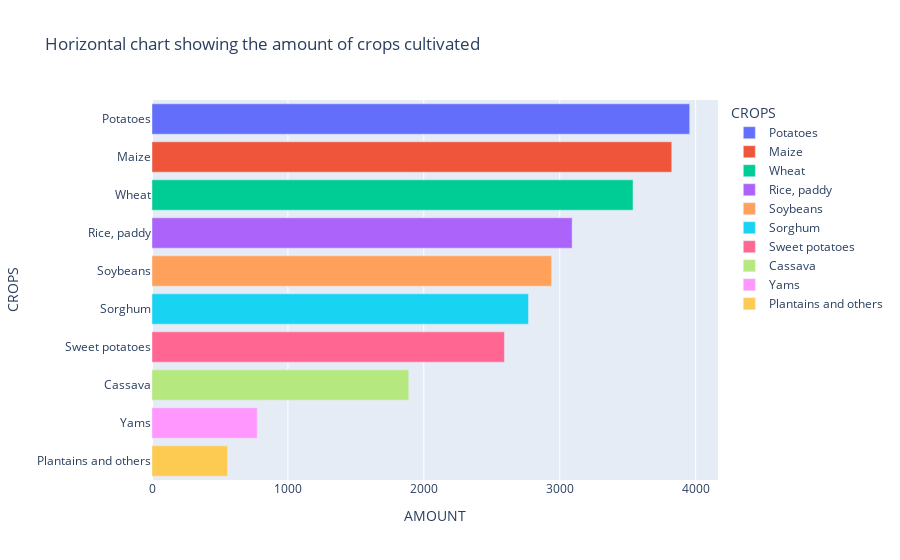

Notebook code cell kept with this figure:
### Code cell
px.bar(crops, x="AMOUNT", y="CROPS", title="Horizontal chart showing the amount of crops cultivated", color="CROPS")

### Figure 1 — Plotly figure (JSON) as saved in the notebook; plotly's stock layout.template omitted (floating-point values rounded to 4 significant figures)
{"data": [{"hovertemplate": "CROPS=%{y}<br>AMOUNT=%{x}<extra></extra>", "legendgroup": "Potatoes", "marker": {"color": "#636efa", "pattern": {"shape": ""}}, "name": "Potatoes", "orientation": "h", "showlegend": true, "textposition": "auto", "type": "bar", "x": [3956], "xaxis": "x", "y": ["Potatoes"], "yaxis": "y"}, {"hovertemplate": "CROPS=%{y}<br>AMOUNT=%{x}<extra></extra>", "legendgroup": "Maize", "marker": {"color": "#EF553B", "pattern": {"shape": ""}}, "name": "Maize", "orientation": "h", "showlegend": true, "textposition": "auto", "type": "bar", "x": [3824], "xaxis": "x", "y": ["Maize"], "yaxis": "y"}, {"hovertemplate": "CROPS=%{y}<br>AMOUNT=%{x}<extra></extra>", "legendgroup": "Wheat", "marker": {"color": "#00cc96", "pattern": {"shape": ""}}, "name": "Wheat", "orientation": "h", "showlegend": true, "textposition": "auto", "type": "bar", "x": [3539], "xaxis": "x", "y": ["Wheat"], "yaxis": "y"}, {"hovertemplate": "CROPS=%{y}<br>AMOUNT=%{x}<extra></extra>", "legendgroup": "Rice, paddy", "marker": {"color": "#ab63fa", "pattern": {"shape": ""}}, "name": "Rice, paddy", "orientation": "h", "showlegend": true, "textposition": "auto", "type": "bar", "x": [3091], "xaxis": "x", "y": ["Rice, paddy"], "yaxis": "y"}, {"hovertemplate": "CROPS=%{y}<br>AMOUNT=%{x}<extra></extra>", "legendgroup": "Soybeans", "marker": {"color": "#FFA15A", "pattern": {"shape": ""}}, "name": "Soybeans", "orientation": "h", "showlegend": true, "textposition": "auto", "type": "bar", "x": [2940], "xaxis": "x", "y": ["Soybeans"], "yaxis": "y"}, {"hovertemplate": "CROPS=%{y}<br>AMOUNT=%{x}<extra></extra>", "legendgroup": "Sorghum", "marker": {"color": "#19d3f3", "pattern": {"shape": ""}}, "name": "Sorghum", "orientation": "h", "showlegend": true, "textposition": "auto", "type": "bar", "x": [2770], "xaxis": "x", "y": ["Sorghum"], "yaxis": "y"}, {"hovertemplate": "CROPS=%{y}<br>AMOUNT=%{x}<extra></extra>", "legendgroup": "Sweet potatoes", "marker": {"color": "#FF6692", "pattern": {"shape": ""}}, "name": "Sweet potatoes", "orientation": "h", "showlegend": true, "textposition": "auto", "type": "bar", "x": [2593], "xaxis": "x", "y": ["Sweet potatoes"], "yaxis": "y"}, {"hovertemplate": "CROPS=%{y}<br>AMOUNT=%{x}<extra></extra>", "legendgroup": "Cassava", "marker": {"color": "#B6E880", "pattern": {"shape": ""}}, "name": "Cassava", "orientation": "h", "showlegend": true, "textposition": "auto", "type": "bar", "x": [1889], "xaxis": "x", "y": ["Cassava"], "yaxis": "y"}, {"hovertemplate": "CROPS=%{y}<br>AMOUNT=%{x}<extra></extra>", "legendgroup": "Yams", "marker": {"color": "#FF97FF", "pattern": {"shape": ""}}, "name": "Yams", "orientation": "h", "showlegend": true, "textposition": "auto", "type": "bar", "x": [774], "xaxis": "x", "y": ["Yams"], "yaxis": "y"}, {"hovertemplate": "CROPS=%{y}<br>AMOUNT=%{x}<extra></extra>", "legendgroup": "Plantains and others", "marker": {"color": "#FECB52", "pattern": {"shape": ""}}, "name": "Plantains and others", "orientation": "h", "showlegend": true, "textposition": "auto", "type": "bar", "x": [556], "xaxis": "x", "y": ["Plantains and others"], "yaxis": "y"}], "layout": {"barmode": "relative", "legend": {"title": {"text": "CROPS"}, "tracegroupgap": 0}, "title": {"text": "Horizontal chart showing the amount of crops cultivated"}, "xaxis": {"anchor": "y", "domain": [0, 1], "title": {"text": "AMOUNT"}}, "yaxis": {"anchor": "x", "categoryarray": ["Plantains and others", "Yams", "Cassava", "Sweet potatoes", "Sorghum", "Soybeans", "Rice, paddy", "Wheat", "Maize", "Potatoes"], "categoryorder": "array", "domain": [0, 1], "title": {"text": "CROPS"}}}}
